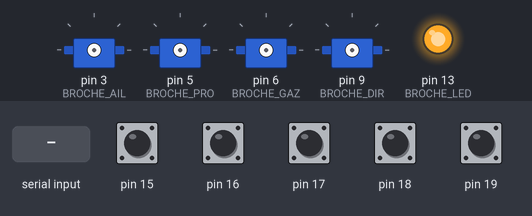
Bench run of a sketch on a simulated Arduino Nano, built with avr-gcc and run on an emulated ATmega328P. On the bench: 4 × servo, output pins drawn as LEDs (lit = HIGH). Dashed ring = blinking. The inputs (shaded band) are chosen by the test bench; at power-on: pin 15–19 HIGH. What the sketch prints to the serial monitor is not drawn.

Above: at 0.01 s.
At 0.51 s:
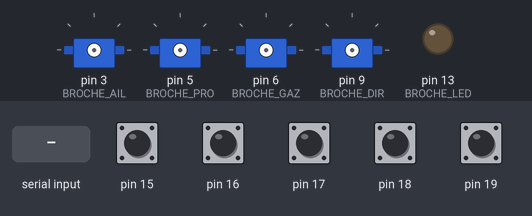
At 2.4 s:
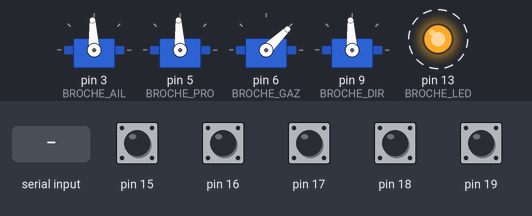
2.5 s: pin 15 pulled LOW for 0.15 s
5.5 s: pin 16 pulled LOW for 0.15 s
8.5 s: pin 17 pulled LOW for 0.15 s
11.6 s: pin 18 pulled LOW for 0.15 s
14.7 s: pin 19 pulled LOW for 0.15 s
17.8 s: byte 30 received over Serial
Timing chart, 0 to 21.8 s (numbered marks = the images above; inputs shaded):
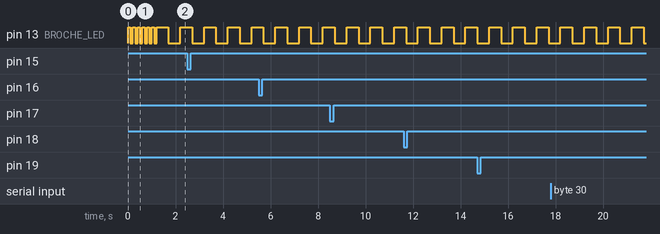

Measured:
- by itself, pin 13 (BROCHE_LED): alternates HIGH for 0.50 s and LOW for 0.50 s

The sketch:

nano.ino
```cpp
// nano/nano.ino
// Contrôleur servo / arbitrage RC — AirHaum II
// Cible : Arduino Nano (ATmega328P)
//
// Câblage — voir doc/interface_pi_rc_servos.md :
//   A1 ← CH1 récepteur RC (ailerons)       CHn → An pour CH1-CH4
//   A2 ← CH2 récepteur RC (profondeur)
//   A3 ← CH3 récepteur RC (gaz)
//   A4 ← CH4 récepteur RC (direction)
//   A5 ← CH7 récepteur RC (SWA — mode auto/manuel)
//   D0  (RX0)  ← Pi TX  (consignes, 57 600 bauds, via adaptateur 3,3V/5V)
//   D1  (TX0)  → Pi RX  (remontée état, 57 600 bauds, via adaptateur 3,3V/5V)
//   D3           → servo ailerons
//   D5           → servo profondeur
//   D6           → variateur (gaz)
//   D9           → servo direction  (D10 défectueux sur ce Nano)
//
// LED pin 13 :
//   1 Hz  = aucun canal RC reçu
//   2 Hz  = signal partiel (1–4 canaux) ou RC perdu
//   4 Hz  = RC OK (5 canaux, trames en cours)

#include <Servo.h>
#include "RcPwm.h"

// ─── Liaison Pi TX sur D1 (TX0 matériel, 57 600 bauds) ──────────────────────
// UART matériel : pas de cli(), aucune interférence avec Timer1 (Servo) ni PCINT1 (RcPwm).
// RX consignes Pi sur D0, TX remontée sur D1.

// ─── Broches ─────────────────────────────────────────────────────────────────

static const uint8_t BROCHE_AIL  = 3;
static const uint8_t BROCHE_PRO  = 5;
static const uint8_t BROCHE_GAZ  = 6;
static const uint8_t BROCHE_DIR  = 9;
static const uint8_t BROCHE_LED  = 13;

// ─── Protocole Pi ↔ Nano ─────────────────────────────────────────────────────

static const uint8_t  DEBUT_CONSIGNE  = 0xAA;
static const uint8_t  DEBUT_REMONTEE  = 0xBB;
static const uint8_t  TAILLE_CONSIGNE = 11;
// Remontée : 0xBB + fanions + 5 canaux×2 + gaz_applique×2 + checksum = 15 octets
static const uint8_t  TAILLE_REMONTEE = 15;

static const uint16_t US_MIN    = 1000;
static const uint16_t US_NEUTRE = 1500;
static const uint16_t US_MAX    = 2000;

static const uint32_t DELAI_CHIEN_DE_GARDE_MS = 2000UL;
static const uint32_t DELAI_RC_PERDU_MS       = 1000UL;
// DIAGNOSTIC TEMPORAIRE (doc/essais/E0.1.md) : remontée brute à 50 Hz pour
// analyser le signal RC non filtré à sa résolution réelle. Commenter la ligne
// ci-dessous pour revenir au fonctionnement normal (remontée à 10 Hz, valeurs
// de commande filtrées). Ne change rien au contrôle, uniquement à la télémétrie.
#define DIAGNOSTIC_REMONTEE_BRUTE_50HZ

#if defined(DIAGNOSTIC_REMONTEE_BRUTE_50HZ)
static const uint32_t PERIODE_REMONTEE_MS     =   20UL;
#else
static const uint32_t PERIODE_REMONTEE_MS     =  100UL;
#endif

// ─── Objets ──────────────────────────────────────────────────────────────────

Servo servo_ailerons, servo_profondeur, servo_direction, servo_gaz;

// ─── État ────────────────────────────────────────────────────────────────────

static uint16_t cons_ailerons   = US_NEUTRE;
static uint16_t cons_profondeur = US_NEUTRE;
static uint16_t cons_gaz        = US_MIN;
static uint16_t cons_direction  = US_NEUTRE;
static bool     arme            = false;

static const uint8_t CH_AIL        = 0;  // A1 ← CH1
static const uint8_t CH_PRO        = 1;  // A2 ← CH2
static const uint8_t CH_GAZ        = 2;  // A3 ← CH3
static const uint8_t CH_DIR        = 3;  // A4 ← CH4
static const uint8_t CH_SWA        = 4;  // A5 ← CH7 (interrupteur auto/manuel)
static const uint8_t NB_CANAUX_RC  = 5;

static uint16_t canaux_rc[NB_CANAUX_RC];

static bool     mode_manuel    = false;
static bool     rc_perdu       = false;
static bool     chien_de_garde = false;
static uint16_t gaz_applique   = US_MIN;
static bool     rc_actif       = false;   // vrai dès que tous les canaux ont reçu ≥1 pulse

static uint32_t ts_trame_pi = 0;
static uint32_t ts_remontee = 0;
static uint32_t ts_led      = 0;
static bool     led_etat    = false;

static uint8_t  tampon_pi[TAILLE_CONSIGNE];
static uint8_t  pos_tampon = 0;

// ─── Utilitaire ──────────────────────────────────────────────────────────────

static inline uint16_t clipper_us(uint16_t v) {
    if (v < US_MIN) return US_MIN;
    if (v > US_MAX) return US_MAX;
    return v;
}

// ─── Réception trame Pi ──────────────────────────────────────────────────────

static void traiter_trame_consigne(const uint8_t *t) {
    uint8_t checksum = 0;
    for (uint8_t i = 1; i < 10; i++) checksum ^= t[i];
    if (checksum != t[10]) return;

    cons_ailerons   = clipper_us((uint16_t)t[2] | ((uint16_t)t[3] << 8));
    cons_profondeur = clipper_us((uint16_t)t[4] | ((uint16_t)t[5] << 8));
    cons_gaz        = clipper_us((uint16_t)t[6] | ((uint16_t)t[7] << 8));
    cons_direction  = clipper_us((uint16_t)t[8] | ((uint16_t)t[9] << 8));
    arme            = (t[1] & 0x01) != 0;
    ts_trame_pi     = millis();
}

static void lire_consignes_pi() {
    while (Serial.available() > 0) {
        uint8_t b = (uint8_t)Serial.read();
        if (pos_tampon == 0 && b != DEBUT_CONSIGNE) continue;
        tampon_pi[pos_tampon++] = b;
        if (pos_tampon == TAILLE_CONSIGNE) {
            traiter_trame_consigne(tampon_pi);
            pos_tampon = 0;
        }
    }
}

// ─── Filtre de plausibilité RC ────────────────────────────────────────────────
// La lecture RC (RcPwm.cpp) présente un bruit de mesure inhérent à la
// technique (capture par interruption + micros(), latence variable — voir
// doc/essais/E0.1.md) : jusqu'à ~28 µs observés en essai, sur toute
// combinaison récepteur/carte testée.
//
// Une première approche par seuil de saut (rejet d'une trame isolée
// au-delà d'un seuil fixe) s'est révélée inefficace : un seuil fixé
// au-dessus du bruit mesuré, pour ne jamais retarder un vrai mouvement,
// ne se déclenche par construction jamais sur ce même bruit (essai
// documenté dans doc/essais/E0.1.md). Remplacée par une moyenne mobile
// exponentielle (EMA) : atténue toute variation proportionnellement à
// alpha, bruit compris, sans avoir à deviner une frontière entre bruit
// et petit mouvement réel — les deux se recouvrent en amplitude.
// alpha=0,3 validé par simulation sur les campagnes de mesure : réduit
// le bruit résiduel à quelques µs, au prix d'un délai à 90% d'environ
// 130ms pour un mouvement soutenu (doc/essais/E0.1.md).
//
// Ne s'applique volontairement pas à CH_SWA (arbitrage manuel/autopilote) :
// c'est le canal de sécurité principal, sa bascule doit rester instantanée,
// sans délai (doc/interface_pi_rc_servos.md, « La bascule est instantanée,
// sans transition progressive »).
//
// Arithmétique en virgule fixe (×256) — évite le coût d'une implémentation
// flottante logicielle dans la boucle principale.
static const int32_t EMA_ALPHA_NUM = 77;    // 77/256 ≈ 0,301
static const int32_t EMA_ALPHA_DEN = 256;

static int32_t ema_etat_x256[NB_CANAUX_RC];
static bool    ema_initialise[NB_CANAUX_RC] = {false};
// Dernière valeur brute effectivement traitée par canal — lire_rc() est
// appelée à chaque tour de loop() (bien plus vite que le rythme réel des
// trames RC, ~50Hz) ; sans cette garde, la même valeur brute serait
// réinjectée des centaines de fois entre deux vraies mesures et le filtre
// convergerait quasi instantanément, perdant tout effet de lissage.
static uint16_t derniere_brute[NB_CANAUX_RC];

static uint16_t filtrer_canal(uint8_t i, uint16_t brut) {
    if (!ema_initialise[i]) {
        // Première lecture réelle : pas de lissage, on part directement
        // de la valeur mesurée (évite un régime transitoire au démarrage).
        ema_etat_x256[i]  = (int32_t)brut * EMA_ALPHA_DEN;
        derniere_brute[i] = brut;
        ema_initialise[i] = true;
        return brut;
    }
    if (brut != derniere_brute[i]) {
        derniere_brute[i] = brut;
        int32_t brut_x256 = (int32_t)brut * EMA_ALPHA_DEN;
        ema_etat_x256[i] += (EMA_ALPHA_NUM * (brut_x256 - ema_etat_x256[i])) / EMA_ALPHA_DEN;
    }
    return (uint16_t)((ema_etat_x256[i] + EMA_ALPHA_DEN / 2) / EMA_ALPHA_DEN);  // arrondi
}

// ─── Lecture canaux RC via PWM individuel (A1-A5) ────────────────────────────

static void lire_rc() {
    if (rcpwm_pret()) {
        for (uint8_t i = 0; i < NB_CANAUX_RC; i++) {
            uint16_t brut = rcpwm_lire(i);
            canaux_rc[i] = (i == CH_SWA) ? brut : filtrer_canal(i, brut);
        }
        rc_actif = true;
    }

    rc_perdu    = rc_actif && ((millis() - rcpwm_ts_dernier()) > DELAI_RC_PERDU_MS);
    mode_manuel = (canaux_rc[CH_SWA] < US_NEUTRE);  // SWA bas = manuel, haut = autopilote
}

// ─── Application des consignes ───────────────────────────────────────────────

static void appliquer_consignes() {
    chien_de_garde = (millis() - ts_trame_pi) > DELAI_CHIEN_DE_GARDE_MS;

    uint16_t ail, pro, gaz, dir;

    if (mode_manuel) {
        ail = rc_perdu ? US_NEUTRE : canaux_rc[CH_AIL];
        pro = rc_perdu ? US_NEUTRE : canaux_rc[CH_PRO];
        dir = rc_perdu ? US_NEUTRE : canaux_rc[CH_DIR];
        gaz = rc_perdu ? US_MIN    : canaux_rc[CH_GAZ];
    } else {
        ail = cons_ailerons;
        pro = cons_profondeur;
        dir = cons_direction;
        gaz = (arme && !chien_de_garde && !rc_perdu) ? cons_gaz : US_MIN;
    }

    gaz_applique = gaz;
    servo_ailerons.writeMicroseconds(ail);
    servo_profondeur.writeMicroseconds(pro);
    servo_direction.writeMicroseconds(dir);
    servo_gaz.writeMicroseconds(gaz);
}

// ─── Envoi trame remontée ────────────────────────────────────────────────────

static void envoyer_remontee() {
    if ((millis() - ts_remontee) < PERIODE_REMONTEE_MS) return;
    ts_remontee = millis();

    uint8_t fanions = 0;
    if (mode_manuel)    fanions |= 0x01;
    if (rc_perdu)       fanions |= 0x02;
    if (chien_de_garde) fanions |= 0x04;

    uint8_t t[TAILLE_REMONTEE];
    t[0] = DEBUT_REMONTEE;
    t[1] = fanions;
    for (uint8_t i = 0; i < NB_CANAUX_RC; i++) {
#if defined(DIAGNOSTIC_REMONTEE_BRUTE_50HZ)
        const uint16_t valeur = rcpwm_lire(i);   // largeur brute, non filtrée
#else
        const uint16_t valeur = canaux_rc[i];
#endif
        t[2 + i * 2]     =  valeur & 0xFF;
        t[2 + i * 2 + 1] = (valeur >> 8) & 0xFF;
    }
    // NB_CANAUX_RC=5 → octets 2..11, gaz_applique en 12-13
    t[12] =  gaz_applique & 0xFF;
    t[13] = (gaz_applique >> 8) & 0xFF;

    uint8_t checksum = 0;
    for (uint8_t i = 1; i < 14; i++) checksum ^= t[i];
    t[14] = checksum;

    Serial.write(t, TAILLE_REMONTEE);
}

// ─── LED ─────────────────────────────────────────────────────────────────────

static void battre_led() {
    uint32_t periode;
    if (!rc_actif) {
        // 1 Hz = 0 canal, 2 Hz = 1–4 canaux reçus
        periode = (rcpwm_nb_prets() == 0) ? 500UL : 250UL;
    } else {
        periode = rc_perdu ? 250UL : 125UL;
    }
    if ((millis() - ts_led) >= periode) {
        ts_led   = millis();
        led_etat = !led_etat;
        digitalWrite(BROCHE_LED, led_etat ? HIGH : LOW);
    }
}

// ─── Setup / Loop ────────────────────────────────────────────────────────────

void setup() {
    pinMode(BROCHE_LED, OUTPUT);
    for (uint8_t i = 0; i < 6; i++) {
        digitalWrite(BROCHE_LED, HIGH); delay(100);
        digitalWrite(BROCHE_LED, LOW);  delay(100);
    }

    Serial.begin(57600);
    rcpwm_init();                      // RC PWM sur A1-A5 via PCINT1

    servo_ailerons.attach(BROCHE_AIL);    // D3
    servo_profondeur.attach(BROCHE_PRO);  // D5
    servo_gaz.attach(BROCHE_GAZ);         // D6
    servo_direction.attach(BROCHE_DIR);   // D9

    servo_ailerons.writeMicroseconds(US_NEUTRE);
    servo_profondeur.writeMicroseconds(US_NEUTRE);
    servo_gaz.writeMicroseconds(US_MIN);
    servo_direction.writeMicroseconds(US_NEUTRE);

    for (uint8_t i = 0; i < NB_CANAUX_RC; i++) canaux_rc[i] = US_NEUTRE;
    canaux_rc[CH_GAZ] = US_MIN;
    canaux_rc[CH_SWA] = US_MIN;   // SWA bas au démarrage → mode manuel par défaut

    uint32_t now = millis();
    ts_trame_pi  = now;
    ts_remontee  = now;
}

void loop() {
    lire_rc();
    lire_consignes_pi();
    appliquer_consignes();
    envoyer_remontee();
    battre_led();
}
```

RcPwm.cpp
```cpp
// RcPwm.cpp — Lecture non-bloquante de 5 canaux RC PWM par PCINT1
//
// Brochage contigu : A1(PC1)..A5(PC5), RC_OFFSET = 1.
// Canal i → bit PC (i + RC_OFFSET).
//
// Sur front montant : mémorise micros().
// Sur front descendant : calcule la largeur et la stocke si dans 800-2200 µs.
// Durée ISR : ~30 cycles → Timer1 (servos) retardé < 2 µs.

#include <avr/io.h>
#include <avr/interrupt.h>
#include <Arduino.h>
#include "RcPwm.h"

#define RC_PIN_REG  PINC
#define RC_DDR      DDRC
#define RC_PORT     PORTC
#define RC_OFFSET   1                                         // A1 = PC1 = premier canal
#define RC_MASK     (((1 << RCPWM_NB) - 1) << RC_OFFSET)   // 0x3E pour A1..A5

static volatile uint32_t rise_us[RCPWM_NB];
static volatile uint32_t confirmed_rise_us[RCPWM_NB]; // front montant de la dernière impulsion valide
static volatile uint16_t pulse_us[RCPWM_NB];
static volatile uint8_t  pret_mask;           // bit i = canal i a reçu ≥1 pulse
static volatile uint32_t ts_dernier_ms;
static volatile uint8_t  prev_pins;

#define RC_PERIODE_MIN_US 14000UL   // 71 Hz max
#define RC_PERIODE_MAX_US 30000UL   // 33 Hz min

void rcpwm_init()
{
    RC_DDR  &= ~RC_MASK;
    RC_PORT |=  RC_MASK;    // pull-ups (signal RC idle = HIGH)

    for (uint8_t i = 0; i < RCPWM_NB; i++) {
        rise_us[i]           = 0;
        confirmed_rise_us[i] = 0;
        pulse_us[i]          = 0;
    }
    pret_mask     = 0;
    ts_dernier_ms = 0;
    prev_pins     = RC_PIN_REG & RC_MASK;

    PCMSK1 = RC_MASK;
    PCIFR  = (1 << PCIF1);
    PCICR |= (1 << PCIE1);
}

uint16_t rcpwm_lire(uint8_t canal)
{
    if (canal >= RCPWM_NB) return 0;
    uint16_t v;
    uint8_t sreg = SREG; cli();
    v = pulse_us[canal];
    SREG = sreg;
    return v;
}

bool rcpwm_pret()
{
    return (pret_mask & ((1 << RCPWM_NB) - 1)) == ((1 << RCPWM_NB) - 1);
}

uint8_t rcpwm_nb_prets()
{
    uint8_t n = 0;
    for (uint8_t i = 0; i < RCPWM_NB; i++)
        if (pret_mask & (1 << i)) n++;
    return n;
}

uint32_t rcpwm_ts_dernier()
{
    uint32_t t;
    uint8_t sreg = SREG; cli();
    t = ts_dernier_ms;
    SREG = sreg;
    return t;
}

ISR(PCINT1_vect)
{
    uint32_t now_us  = micros();
    uint8_t  pins    = RC_PIN_REG & RC_MASK;
    uint8_t  changed = pins ^ prev_pins;
    prev_pins = pins;

    for (uint8_t i = 0; i < RCPWM_NB; i++) {
        uint8_t bit = (1 << (i + RC_OFFSET));
        if (!(changed & bit)) continue;
        if (pins & bit) {
            rise_us[i] = now_us;                // front montant : mémorise
        } else {
            uint32_t w       = now_us - rise_us[i];       // largeur d'impulsion
            uint32_t periode = rise_us[i] - confirmed_rise_us[i]; // période depuis dernière impulsion valide
            bool periode_ok  = (confirmed_rise_us[i] == 0)
                             || (periode >= RC_PERIODE_MIN_US && periode <= RC_PERIODE_MAX_US);
            if (w >= 800 && w <= 2200 && periode_ok) {
                pulse_us[i]          = (uint16_t)w;
                pret_mask           |= (1 << i);
                ts_dernier_ms        = millis();
                confirmed_rise_us[i] = rise_us[i]; // mémorise uniquement si impulsion validée
            }
        }
    }
}
```

RcPwm.h
```cpp
// RcPwm.h — Lecture PWM individuel de RCPWM_NB canaux RC (ATmega328P)
//
// Brochage : A1(CH1-ail), A2(CH2-pro), A3(CH3-gaz), A4(CH4-dir), A5(CH7-SWA)
// Pins PC1-PC5 contigus → PCINT1_vect, RC_OFFSET = 1.
// Plage valide : 800–2200 µs (RC standard : 1000–2000 µs)
//
// Un seul ISR (PCINT1_vect) couvre les 5 canaux simultanément.
// Non bloquant : la boucle principale lit les dernières valeurs mémorisées.

#pragma once
#include <stdint.h>

#define RCPWM_NB  5   // A1..A5 (PC1..PC5)

void     rcpwm_init();
uint16_t rcpwm_lire(uint8_t canal);  // largeur pulse µs (0 si jamais reçu)
bool     rcpwm_pret();               // vrai si tous les canaux ont reçu ≥1 pulse
uint8_t  rcpwm_nb_prets();           // nombre de canaux ayant reçu ≥1 pulse (debug)
uint32_t rcpwm_ts_dernier();         // millis() du dernier pulse valide reçu
```
